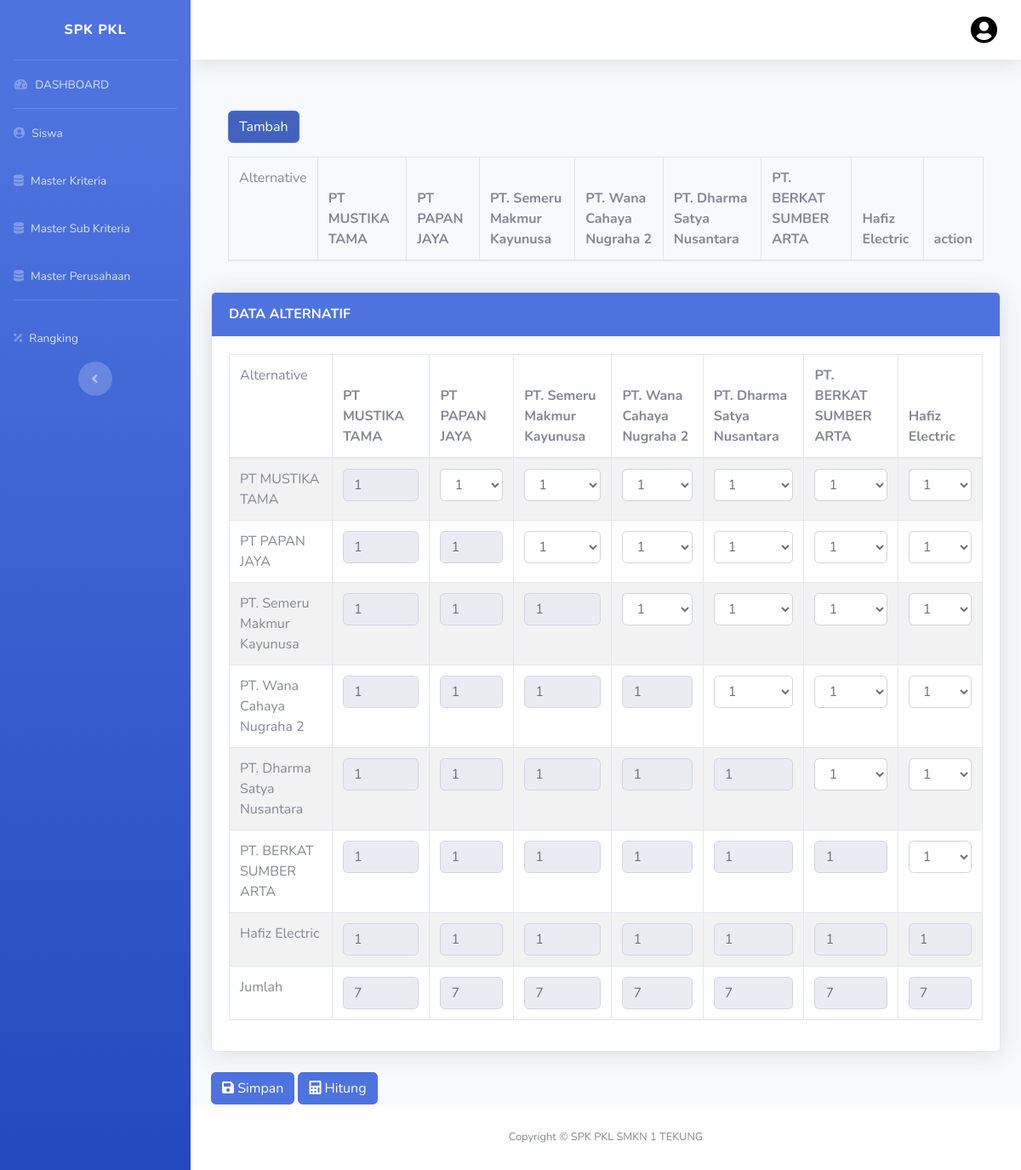
The app's page /admin/Weight/Alternative_Detail/1 with its own data.
### tables this page shows
CREATE TABLE `company` (
  `id` int(3) NOT NULL,
  `name` varchar(200) NOT NULL,
  `address` varchar(200) NOT NULL,
  `city` varchar(100) NOT NULL
);

### application/controllers/admin/Weight.php (called while the page is built, shortened)
<?php
class Weight extends CI_Controller
{
    public function __construct()
    {
        $this->load->model("M_User", "user");
        $this->load->model("M_Perusahaan", "company");
        $this->load->model("M_Subkriteria", "subcriteria");
        $this->load->model("M_Kriteria", "criteria");
        $this->load->model("M_ComparisonList", "cl");
        $this->load->model("M_Alternative", "alternative");
    }
    public function Alternative_Detail($id)
    {
        $data['company'] = $this->company->get_perusahaan();
        $data["content"] = "admin/alternative_weight_detail";
        $data["subcrit"] = $id;
        $data["namesubcrit"] = $this->subcriteria->get_by_id($id);
        $data["th"] = $this->alternative->get_alternateASC();
        $data["tr"] = $this->alternative->get_alternateASC();
        $data["sum_row"] = $this->alternative->count_row();
        $data["cl"] = $this->cl->get_all();
        $this->load->view('partial/header', $data);
        $this->load->view('partial/sidebar', $data);
        $this->load->view('partial/navbar', $data);
        $this->load->view('admin/alternative_weight_detail', $data);
        $this->load->view('partial/footer', $data);
        $this->load->view('partial/js', $data);
    }
}

### index.php (called while the page is built, shortened)
<?php
require_once BASEPATH.'core/CodeIgniter.php';

### application/models/M_Alternative.php (called while the page is built, shortened)
<?php
class M_Alternative extends CI_Model
{
    private $_table = "company";
    public function get_alternateASC()
    {
        $this->db->select("*");
        $this->db->order_by("company.id ASC");
        return $this->db->get($this->_table)->result();
    }
}

### application/models/M_ComparisonList.php (called while the page is built, shortened)
<?php
class M_ComparisonList extends CI_Model
{
    private $_table = "comparison_list";
    public function get_all()
    {
        $this->db->select("*");
        return $this->db->get($this->_table)->result();
    }
}

### application/views/admin/alternative_weight_detail.php (the view, shortened to what this page needs)
<div class="container-fluid">
    <div class="card-body">
        <div class=" py-3">
            <a href="#" data-toggle="modal" data-target="#tambahalternatif" class="btn btn-primary btn-icon-split">
                <span class="icon text-white-100">
                    Tambah
                </span> </a>
        </div>
        <div class="table-responsive">
            <table class="table table-bordered" id="example" width="100%">
                <thead>
                    <tr>
                        <td>Alternative</td>
                        <?php foreach ($th as $key) : ?>
                            <th><?= $key->name ?></th>
                        <?php endforeach; ?>
                        <th>action</th>
                    </tr>
                </thead>
            </table>
        </div>
    </div>
    <div class="card shadow mb-4">
        <div class="card-header bg-primary py-3">
            <h6 class="m-0 font-weight-bold text-white">DATA ALTERNATIF</h6>
        </div>
        <div class="card-body">
            <form action="#" id="form_wcriteria">
                <div class="table-responsive">
                    <table id="example" class="table table-bordered table-striped">
                        <thead>
                            <tr>
                                <td>Alternative</td>
                                <?php foreach ($th as $key) : ?>
                                    <th><?= $key->name ?></th>
                                <?php endforeach; ?>
                            </tr>
                        </thead>
                        <tbody>
                            <?php $id = 0;
                            foreach ($tr as $key) :
                                $id++; ?>
                                <tr>
                                    <td><?= $key->name; ?></td>
                                    <?php for ($i = 1; $i < $sum_row + 1; $i++) : ?>
                                        <?php if ($id < $i) : ?>
                                            <td>
                                                <select class="form-control inputweight kolom<?= $i ?>" name="<?= "x" . $i . "y" . $id ?>" id="<?= "x" . $i . "y" . $id ?>" data-id="<?= "x" . $id . "y" . $i ?>">
                                                    <?php
                                                    $name = "x" . $i . "y" . $id;
                                                    $idx = $this->session->userdata("user_logged")["id"];
                                                    $querys = 'SELECT comparison_list_id FROM tr_comparison_alternative WHERE user_id="' . $idx . '" AND form_name="' . $name . '"AND subcriteria_id="' . $subcrit . '"';
                                                    $queryss = $this->db->query($querys)->row();
                                                    $select = $queryss->comparison_list_id;
                                                    foreach ($cl as $key) :
                                                        if ($select == "") {
                                                            $sl = "";
                                                        } else {
                                                            if ($key->id == $select) {
                                                                $sl = "selected='selected'";
                                                            } else {
                                                                $sl = "";
                                                            }
                                                        }
                                                    ?>
                                                        <option value="<?= $key->id; ?>" <?= $sl; ?>><?= $key->weight; ?></option>
                                                    <?php endforeach; ?>
                                                </select>
                                            </td>
                                        <?php elseif ($id == $i) : ?>
                                            <td><input type="text" class="form-control kolom<?= $i ?>" id="<?= "x" . $i . "y" . $id  ?>" value="1" disabled></td>
                                        <?php else : ?>
                                            <td id="rValue">
                                                <input id="<?= "x" . $i . "y" . $id  ?>" class="form-control kolom<?= $i ?>" value="1" type="text" disabled>
                                            </td>
                                        <?php endif; ?>
                                    <?php endfor ?>
                                </tr>
                            <?php endforeach; ?>
                        <tfoot>
                            <tr>
                                <td>Jumlah</td>
                                <?php
                                for ($h = 1; $h <= $sum_row; $h++) {
                                ?>
                                    <td><input type="text" id="total<?= $h; ?>" class="form-control" value="" readonly /></td>
                                <?php
                                }
                                ?>
                            </tr>
                        </tfoot>
                        </tbody>
                    </table>
                </div>
        </div>
    </div>
    <button type="submit" id="tombol_submit" class="btn btn-primary" name="action"><i class="fa fa-save"></i> Simpan</button>
    <a class="btn btn-primary" style="color: #fff;" onclick="showmatrix()" style="margin-left: 2em;"><i class="fa fa-calculator"></i> Hitung</a>
</div>

### records on screen
company: name "PT MUSTIKA TAMA"
company: name "PT PAPAN JAYA"
company: name "PT. Semeru Makmur Kayunusa"
company: name "PT. Wana Cahaya Nugraha 2"
company: name "PT. Dharma Satya Nusantara"
company: name "PT. BERKAT SUMBER ARTA"
company: name "Hafiz Electric"

### other values on screen
form field value "1"
